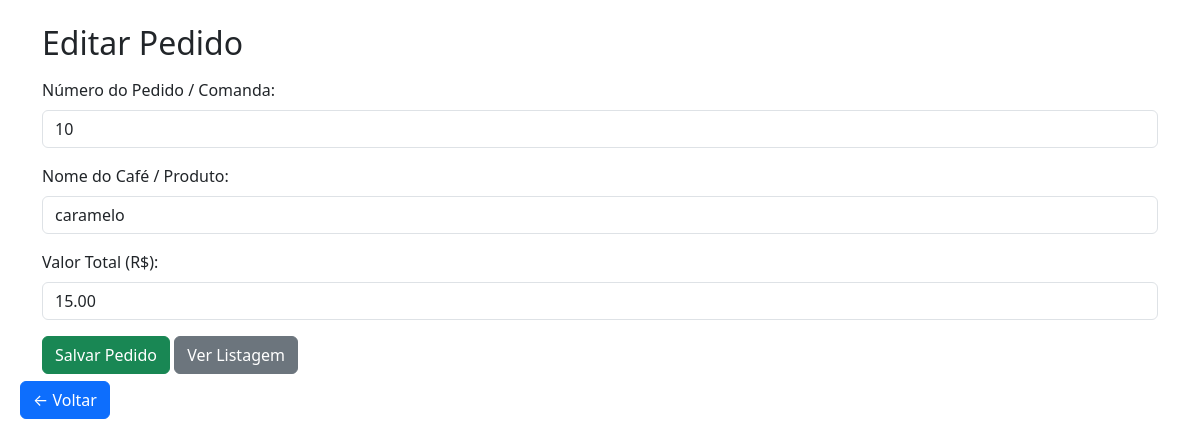
The app's page /site/admin/post/PostForm.php?editar=3 with its own data.
### tables this page shows
CREATE TABLE IF NOT EXISTS `pedidos` (
  `id` int NOT NULL AUTO_INCREMENT,
  `numero_pedido` int NOT NULL,
  `nome_cafe` varchar(50) NOT NULL DEFAULT '',
  `valor_total` decimal(10,2) NOT NULL DEFAULT '0.00',
  PRIMARY KEY (`id`)
);

### site/admin/database/db.class.php (called while the page is built, shortened)
<?php
class db
{
    private $host     = 'localhost';
    private $user     = 'root';
    private $password = '';
    private $port     = '3306';
    private $dbname   = 'cafeteria';
    private $table_name;
    private $conn;
    public function __construct($table_name)
    {
        $this->table_name = $table_name;
        $this->conn = $this->connect();
    }
    private function connect()
    {
        try {
            return new PDO(
                "mysql:host=$this->host;dbname=$this->dbname;port=$this->port;charset=utf8",
                $this->user,
                $this->password,
                [
                    PDO::ATTR_ERRMODE => PDO::ERRMODE_EXCEPTION,
                ]
            );
        } catch (PDOException $e) {
            die('Erro na conexão: ' . $e->getMessage());
        }
    }
    public function find($id)
    {
        $sql = "SELECT * FROM $this->table_name WHERE id = ? LIMIT 1";
        try {
            $st = $this->conn->prepare($sql);
            $st->execute([$id]);
            return $st->fetch(PDO::FETCH_OBJ);
        } catch (PDOException $e) {
            var_dump("Erro ao buscar por ID", $e->getMessage());
            return false;
        }
    }
}

### site/admin/post/PostForm.php (the view, shortened to what this page needs)
<?php
include __DIR__ . '/../../../header.php';
include '../database/db.class.php';
$db = new db('pedidos');
$id = "";
$numero_pedido = "";
$nome_cafe = "";
$valor_total = "";
if (!empty($_GET['editar'])) {
    $ped = $db->find($_GET['editar']);
    if ($ped) {
        $id           = $ped->id;
        $numero_pedido = $ped->numero_pedido;
        $nome_cafe    = $ped->nome_cafe;
        $valor_total  = $ped->valor_total;
    }
}
?>
<body>
<header>
    <button class="btn btn-primary position-fixed" style="left: 20px; top: 50%; transform: translateY(-50%); z-index: 1030;" onclick="history.back()">
        &larr; Voltar
    </button>
</header>
</body>
<div class="container mt-4">
    <h2><?= $id ? "Editar Pedido" : "Novo Pedido" ?></h2>
    <form action="PostForm.php" method="POST" class="mt-3">
        <div class="mb-3">
            <label class="form-label">Número do Pedido / Comanda:</label>
            <input type="number" name="numero_pedido" class="form-control" value="<?= htmlspecialchars($numero_pedido) ?>">
        </div>
        <div class="mb-3">
            <label class="form-label">Nome do Café / Produto:</label>
            <input type="text" name="nome_cafe" class="form-control" value="<?= htmlspecialchars($nome_cafe) ?>" placeholder="Ex: Latte de Pistache">
        </div>
        <div class="mb-3">
            <label class="form-label">Valor Total (R$):</label>
            <input type="number" step="0.01" name="valor_total" class="form-control" value="<?= htmlspecialchars($valor_total) ?>">
        </div>
        <button type="submit" class="btn btn-success">Salvar Pedido</button>
        <a href="PostList.php" class="btn btn-secondary">Ver Listagem</a>
    </form>
</div>

### records on screen
pedidos: numero_pedido "10", nome_cafe "caramelo", valor_total "15.00"
